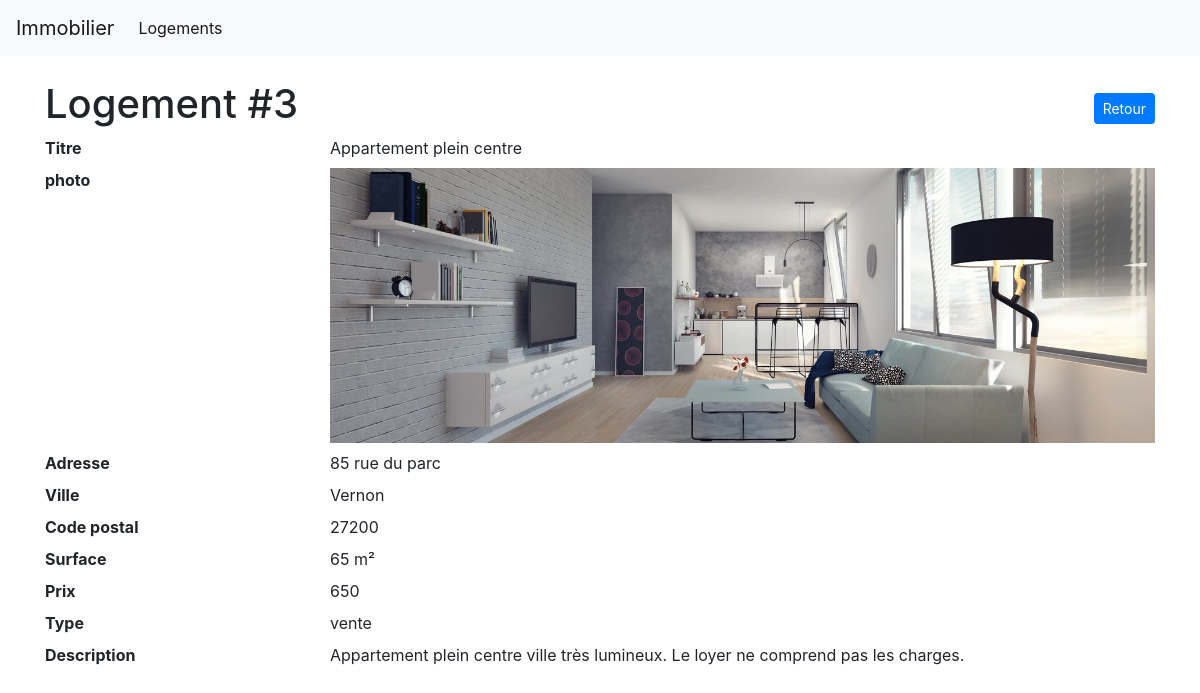
/index.php?page=logement&id=3, run on the app's committed database.
### tables this page shows
CREATE TABLE `logement` (
  `id_logement` int(3) NOT NULL,
  `titre` varchar(45) NOT NULL,
  `adresse` varchar(45) NOT NULL,
  `ville` varchar(45) NOT NULL,
  `cp` int(5) NOT NULL,
  `surface` int(5) NOT NULL,
  `prix` int(10) NOT NULL,
  `photo` varchar(255) DEFAULT NULL,
  `type` varchar(255) NOT NULL,
  `description` text NOT NULL
);

### controller/logementController.php (called while the page is built, shortened)
<?php
require('model/logementModel.php');
function showLogement(){
    $logement = getLogement(clean_data($_GET['id']));
    include ('view/oneLogementView.php');
}

### model/logementModel.php (called while the page is built, shortened)
<?php
function getLogement($id){
    $db = getDB();
    $req = $db->prepare('SELECT * FROM logement WHERE id_logement = :id');
    $req->bindParam(':id', $id);
    $req->execute();
    return $req->fetch();
}

### view/oneLogementView.php (the view, shortened to what this page needs)
<div class="row">
    <div class="col d-flex justify-content-between align-items-center">
        <h1>Logement #<?= $logement['id_logement'] ?></h1>
        <a class="btn btn-primary btn-sm" href="index.php?page=logements">Retour</a>
    </div>
</div>
<dl class="row">
    <dt class="col-3">Titre</dt>
    <dd class="col-9"><?= $logement['titre'] ?></dd>
    <dt class="col-3">photo</dt>
    <dd class="col-9">
        <img class="img-fluid" src="public/images/<?= $logement['photo'] ?>" alt="Photo">
    </dd>
    <dt class="col-3">Adresse</dt>
    <dd class="col-9"><?= $logement['adresse'] ?></dd>
    <dt class="col-3">Ville</dt>
    <dd class="col-9"><?= $logement['ville'] ?></dd>
    <dt class="col-3">Code postal</dt>
    <dd class="col-9"><?= $logement['cp'] ?></dd>
    <dt class="col-3">Surface</dt>
    <dd class="col-9"><?= $logement['surface']." m²" ?></dd>
    <dt class="col-3">Prix</dt>
    <dd class="col-9"><?= $logement['prix'] ?></dd>
    <dt class="col-3">Type</dt>
    <dd class="col-9"><?= $logement['type'] ?></dd>
    <dt class="col-3">Description</dt>
    <dd class="col-9"><?= $logement['description'] ?></dd>
</dl>
<?php
require('view/template.php');
?>

### data on the page
logement: id_logement "3", titre "Appartement plein centre", photo (picture), adresse "85 rue du parc", ville "Vernon", cp "27200", surface "65", prix "650", type "vente", description "Appartement plein centre ville très lumineux. Le loyer ne comprend pas les charges."
